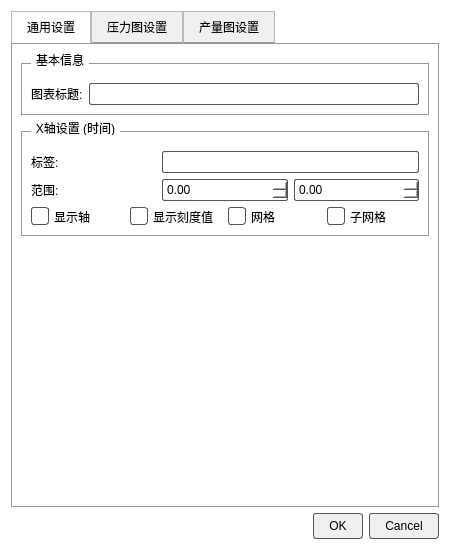
<?xml version="1.0" encoding="UTF-8"?>
<ui version="4.0">
 <class>ChartSetting2</class>
 <widget class="QDialog" name="ChartSetting2">
  <property name="geometry">
   <rect>
    <x>0</x>
    <y>0</y>
    <width>450</width>
    <height>550</height>
   </rect>
  </property>
  <property name="windowTitle">
   <string>图表设置</string>
  </property>
  <property name="styleSheet">
   <string notr="true">/* 全局设置：强制白底黑字 */
QDialog, QWidget {
        background-color: white;
        color: black;
        font-family: &quot;Microsoft YaHei&quot;;
}
QLabel {
        color: black;
}
QLineEdit, QDoubleSpinBox {
        color: black;
        background-color: white;
        border: 1px solid #555;
        border-radius: 2px;
        padding: 2px;
}
/* TabWidget 样式 */
QTabWidget::pane {
        border: 1px solid #999;
}
QTabBar::tab {
        background: #f0f0f0;
        color: black;
        padding: 8px 15px;
        border: 1px solid #bbb;
        border-bottom-color: #999;
}
QTabBar::tab:selected {
        background: white;
        border-bottom-color: white;
}
/* GroupBox 样式 */
QGroupBox {
        border: 1px solid #999;
        margin-top: 10px;
        padding-top: 10px;
}
QGroupBox::title {
        subcontrol-origin: margin;
        left: 10px;
        padding: 0 3px;
        color: black;
        font-weight: bold;
}
QPushButton {
        color: black;
        background-color: #f0f0f0;
        border: 1px solid #555;
        padding: 5px 15px;
        border-radius: 3px;
}

/* 复选框美化：解决选中看不清的问题 */
QCheckBox {
        color: black;
        spacing: 5px;
}
QCheckBox::indicator {
        width: 16px;
        height: 16px;
        border: 1px solid #555;
        border-radius: 3px;
        background: white;
}
QCheckBox::indicator:checked {
        background-color: #0078d7;
        border: 1px solid #0078d7;
    /* 使用纯蓝色背景表示选中，无需图片资源 */
}

/* 下拉框美化 */
QComboBox {
    color: black;
    background-color: white;
    border: 1px solid #555;
    border-radius: 2px;
    padding: 2px;
}
QComboBox QAbstractItemView {
    color: black;
    background-color: white;
    selection-background-color: #0078d7;
    selection-color: white;
}
</string>
  </property>
  <layout class="QVBoxLayout" name="verticalLayout">
   <item>
    <widget class="QTabWidget" name="tabWidget">
     <property name="currentIndex">
      <number>0</number>
     </property>
     <widget class="QWidget" name="tabGeneral">
      <attribute name="title">
       <string>通用设置</string>
      </attribute>
      <layout class="QVBoxLayout" name="verticalLayout_2">
       <item>
        <widget class="QGroupBox" name="groupBox">
         <property name="title">
          <string>基本信息</string>
         </property>
         <layout class="QFormLayout" name="formLayout">
          <item row="0" column="0">
           <widget class="QLabel" name="label">
            <property name="text">
             <string>图表标题:</string>
            </property>
           </widget>
          </item>
          <item row="0" column="1">
           <widget class="QLineEdit" name="lineChartTitle"/>
          </item>
         </layout>
        </widget>
       </item>
       <item>
        <widget class="QGroupBox" name="groupBox_2">
         <property name="title">
          <string>X轴设置 (时间)</string>
         </property>
         <layout class="QGridLayout" name="gridLayout">
          <item row="0" column="0">
           <widget class="QLabel" name="label_2">
            <property name="text">
             <string>标签:</string>
            </property>
           </widget>
          </item>
          <item row="0" column="1" colspan="2">
           <widget class="QLineEdit" name="lineXLabel"/>
          </item>
          <item row="1" column="0">
           <widget class="QLabel" name="label_3">
            <property name="text">
             <string>范围:</string>
            </property>
           </widget>
          </item>
          <item row="1" column="1">
           <widget class="QDoubleSpinBox" name="spinXMin">
            <property name="minimum">
             <double>-999999999.000000000</double>
            </property>
            <property name="maximum">
             <double>999999999.000000000</double>
            </property>
           </widget>
          </item>
          <item row="1" column="2">
           <widget class="QDoubleSpinBox" name="spinXMax">
            <property name="minimum">
             <double>-999999999.000000000</double>
            </property>
            <property name="maximum">
             <double>999999999.000000000</double>
            </property>
           </widget>
          </item>
          <item row="2" column="0" colspan="3">
           <layout class="QHBoxLayout" name="horizontalLayout">
            <item>
             <widget class="QCheckBox" name="checkXVisible">
              <property name="text">
               <string>显示轴</string>
              </property>
             </widget>
            </item>
            <item>
             <widget class="QCheckBox" name="checkXTickLabels">
              <property name="text">
               <string>显示刻度值</string>
              </property>
             </widget>
            </item>
            <item>
             <widget class="QCheckBox" name="checkXGrid">
              <property name="text">
               <string>网格</string>
              </property>
             </widget>
            </item>
            <item>
             <widget class="QCheckBox" name="checkXSubGrid">
              <property name="text">
               <string>子网格</string>
              </property>
             </widget>
            </item>
           </layout>
          </item>
         </layout>
        </widget>
       </item>
       <item>
        <spacer name="verticalSpacer">
         <property name="orientation">
          <enum>Qt::Vertical</enum>
         </property>
         <property name="sizeHint" stdset="0">
          <size>
           <width>20</width>
           <height>128</height>
          </size>
         </property>
        </spacer>
       </item>
      </layout>
     </widget>
     <widget class="QWidget" name="tabPressure">
      <attribute name="title">
       <string>压力图设置</string>
      </attribute>
      <layout class="QVBoxLayout" name="verticalLayout_3">
       <item>
        <widget class="QGroupBox" name="groupBox_3">
         <property name="title">
          <string>Y轴设置</string>
         </property>
         <layout class="QGridLayout" name="gridLayout_2">
          <item row="0" column="0">
           <widget class="QLabel" name="label_4">
            <property name="text">
             <string>标签:</string>
            </property>
           </widget>
          </item>
          <item row="0" column="1" colspan="2">
           <widget class="QLineEdit" name="linePLabel"/>
          </item>
          <item row="1" column="0">
           <widget class="QLabel" name="label_5">
            <property name="text">
             <string>范围:</string>
            </property>
           </widget>
          </item>
          <item row="1" column="1">
           <widget class="QDoubleSpinBox" name="spinPMin">
            <property name="minimum">
             <double>-999999999.000000000</double>
            </property>
            <property name="maximum">
             <double>999999999.000000000</double>
            </property>
           </widget>
          </item>
          <item row="1" column="2">
           <widget class="QDoubleSpinBox" name="spinPMax">
            <property name="minimum">
             <double>-999999999.000000000</double>
            </property>
            <property name="maximum">
             <double>999999999.000000000</double>
            </property>
           </widget>
          </item>
          <item row="2" column="0" colspan="3">
           <layout class="QHBoxLayout" name="horizontalLayout_2">
            <item>
             <widget class="QCheckBox" name="checkPVisible">
              <property name="text">
               <string>显示轴</string>
              </property>
             </widget>
            </item>
            <item>
             <widget class="QCheckBox" name="checkPTickLabels">
              <property name="text">
               <string>显示刻度值</string>
              </property>
             </widget>
            </item>
            <item>
             <widget class="QCheckBox" name="checkPGrid">
              <property name="text">
               <string>网格</string>
              </property>
             </widget>
            </item>
            <item>
             <widget class="QCheckBox" name="checkPSubGrid">
              <property name="text">
               <string>子网格</string>
              </property>
             </widget>
            </item>
           </layout>
          </item>
         </layout>
        </widget>
       </item>
       <item>
        <spacer name="verticalSpacer_2">
         <property name="orientation">
          <enum>Qt::Vertical</enum>
         </property>
         <property name="sizeHint" stdset="0">
          <size>
           <width>20</width>
           <height>259</height>
          </size>
         </property>
        </spacer>
       </item>
      </layout>
     </widget>
     <widget class="QWidget" name="tabProduction">
      <attribute name="title">
       <string>产量图设置</string>
      </attribute>
      <layout class="QVBoxLayout" name="verticalLayout_4">
       <item>
        <widget class="QGroupBox" name="groupBox_4">
         <property name="title">
          <string>Y轴设置</string>
         </property>
         <layout class="QGridLayout" name="gridLayout_3">
          <item row="0" column="0">
           <widget class="QLabel" name="label_6">
            <property name="text">
             <string>标签:</string>
            </property>
           </widget>
          </item>
          <item row="0" column="1" colspan="2">
           <widget class="QLineEdit" name="lineQLabel"/>
          </item>
          <item row="1" column="0">
           <widget class="QLabel" name="label_7">
            <property name="text">
             <string>范围:</string>
            </property>
           </widget>
          </item>
          <item row="1" column="1">
           <widget class="QDoubleSpinBox" name="spinQMin">
            <property name="minimum">
             <double>-999999999.000000000</double>
            </property>
            <property name="maximum">
             <double>999999999.000000000</double>
            </property>
           </widget>
          </item>
          <item row="1" column="2">
           <widget class="QDoubleSpinBox" name="spinQMax">
            <property name="minimum">
             <double>-999999999.000000000</double>
            </property>
            <property name="maximum">
             <double>999999999.000000000</double>
            </property>
           </widget>
          </item>
          <item row="2" column="0" colspan="3">
           <layout class="QHBoxLayout" name="horizontalLayout_3">
            <item>
             <widget class="QCheckBox" name="checkQVisible">
              <property name="text">
               <string>显示轴</string>
              </property>
             </widget>
            </item>
            <item>
             <widget class="QCheckBox" name="checkQTickLabels">
              <property name="text">
               <string>显示刻度值</string>
              </property>
             </widget>
            </item>
            <item>
             <widget class="QCheckBox" name="checkQGrid">
              <property name="text">
               <string>网格</string>
              </property>
             </widget>
            </item>
            <item>
             <widget class="QCheckBox" name="checkQSubGrid">
              <property name="text">
               <string>子网格</string>
              </property>
             </widget>
            </item>
           </layout>
          </item>
         </layout>
        </widget>
       </item>
       <item>
        <spacer name="verticalSpacer_3">
         <property name="orientation">
          <enum>Qt::Vertical</enum>
         </property>
         <property name="sizeHint" stdset="0">
          <size>
           <width>20</width>
           <height>259</height>
          </size>
         </property>
        </spacer>
       </item>
      </layout>
     </widget>
    </widget>
   </item>
   <item>
    <widget class="QDialogButtonBox" name="buttonBox">
     <property name="orientation">
      <enum>Qt::Horizontal</enum>
     </property>
     <property name="standardButtons">
      <set>QDialogButtonBox::Cancel|QDialogButtonBox::Ok</set>
     </property>
    </widget>
   </item>
  </layout>
 </widget>
 <resources/>
 <connections>
  <connection>
   <sender>buttonBox</sender>
   <signal>accepted()</signal>
   <receiver>ChartSetting2</receiver>
   <slot>accept()</slot>
  </connection>
  <connection>
   <sender>buttonBox</sender>
   <signal>rejected()</signal>
   <receiver>ChartSetting2</receiver>
   <slot>reject()</slot>
  </connection>
 </connections>
</ui>
